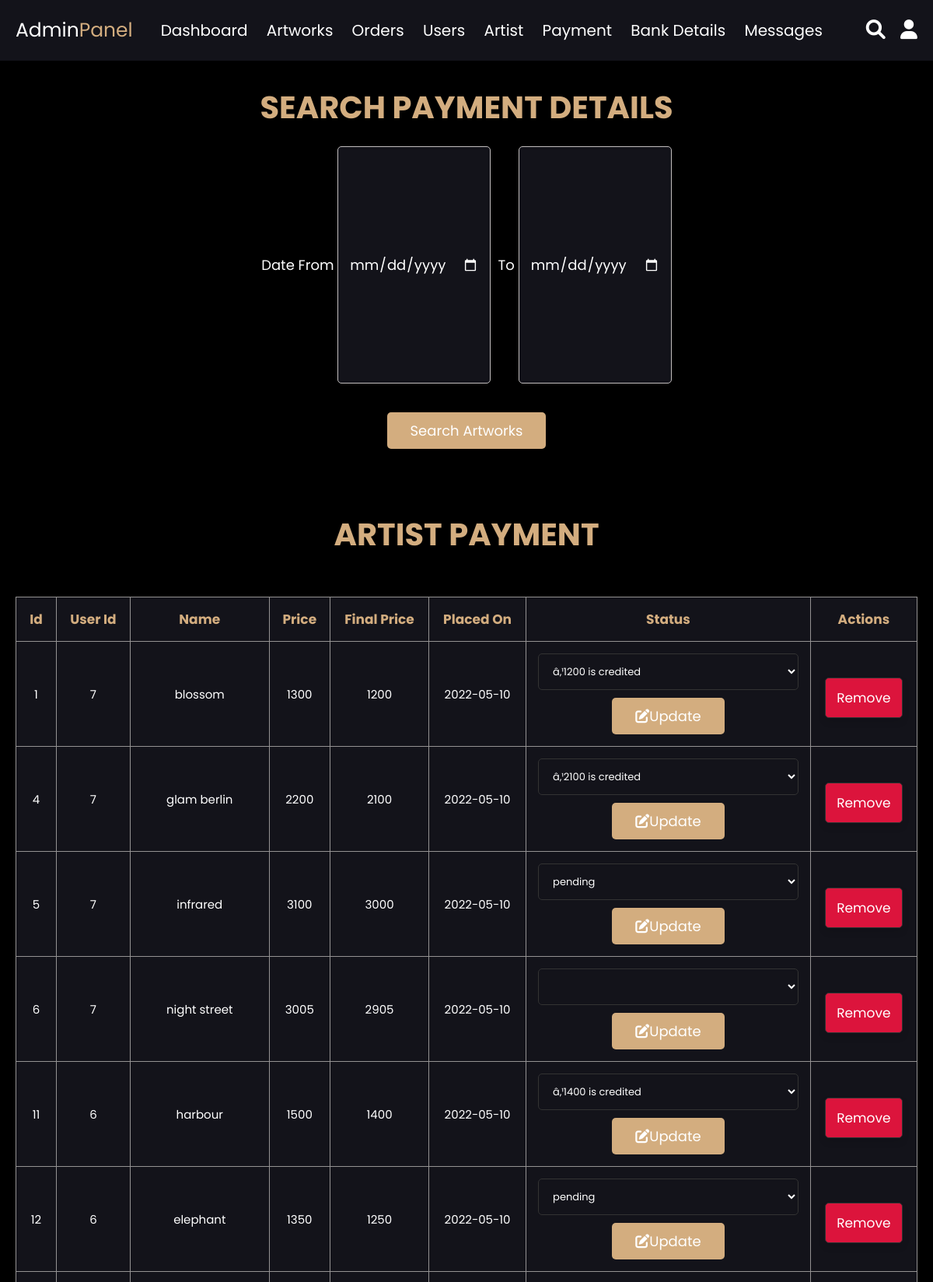
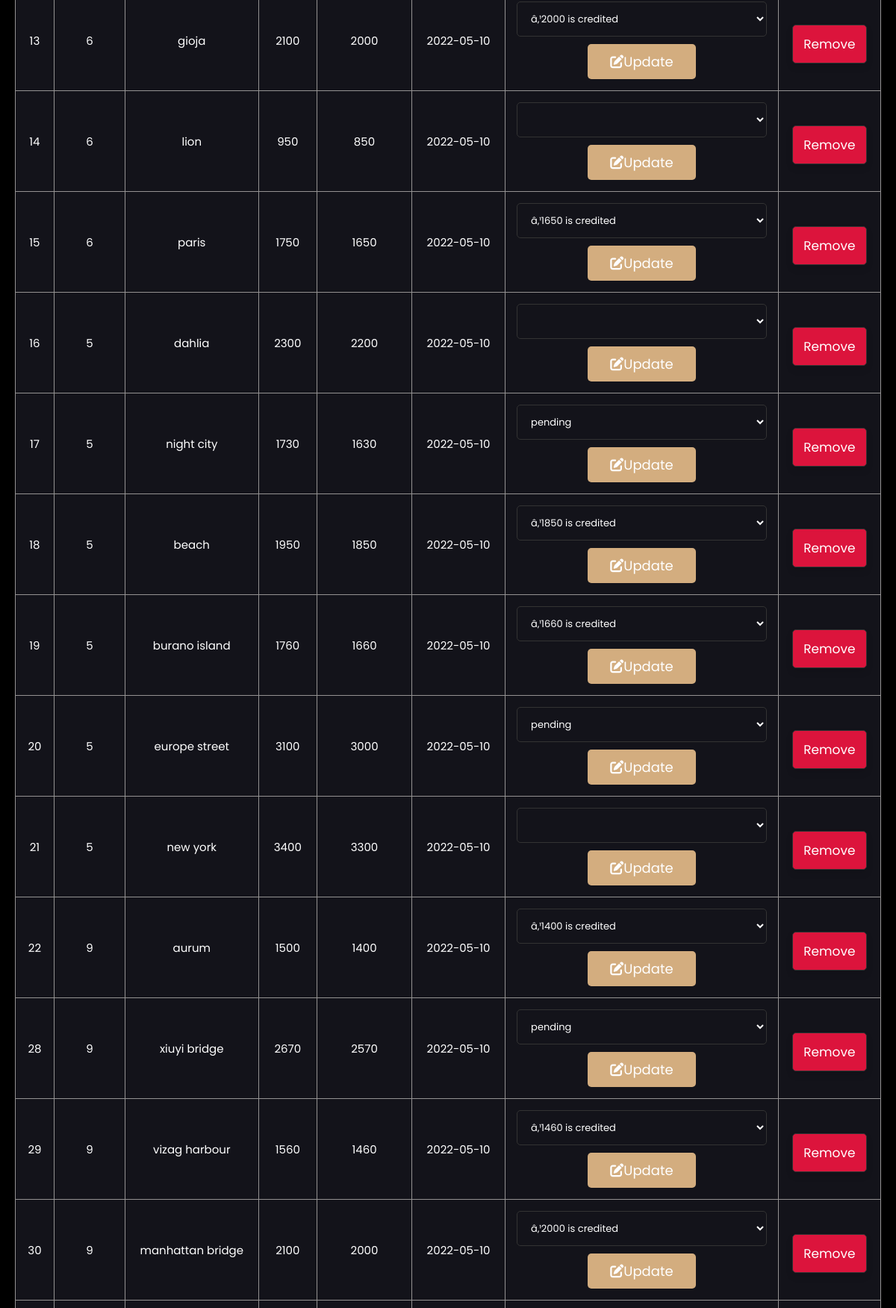
/admin_artist_payment.php (signed in, upper part), run on the app's committed database (2 pictures, top to bottom).
### tables this page shows
CREATE TABLE `artist_payment` (
  `id` int(100) NOT NULL,
  `user_id` int(100) NOT NULL,
  `name` varchar(30) NOT NULL,
  `final_price` int(100) NOT NULL,
  `status` varchar(100) NOT NULL,
  `placed_on` date NOT NULL
);

CREATE TABLE `products` (
  `id` int(100) NOT NULL,
  `user_id` int(100) NOT NULL,
  `name` varchar(50) NOT NULL,
  `artist_name` varchar(100) NOT NULL,
  `art_type` varchar(255) NOT NULL,
  `price` varchar(100) NOT NULL,
  `image` varchar(255) NOT NULL,
  `theme` varchar(255) NOT NULL,
  `length` int(100) NOT NULL,
  `breadth` int(100) NOT NULL,
  `description` varchar(100) NOT NULL,
  `placed_on` date NOT NULL
);

### admin_artist_payment.php (the view, shortened to what this page needs)
<?php
include 'connection.php';
?>
<html>
<head>
</head>
<body style="background-color: black">
<?php include 'admin_header.php'; ?>
<center>
<section id="remove" class="orders">
   <h1 class="title">Search payment details</h1>
   <form action="search_payment.php" method="post">
      <label>Date From <input type="date" name="startDate">&nbsp;</label>
      <label>To <input type="date" name = "endDate"><br><br></label>
      <input type="submit" name="search" class="btn" value="search artworks"><br><br><br>
   </form>
</center>
<h1 class="title"><span>artist payment</h1>
<section class="user-table">
   <table>
      <thead>
         <th>id</th>
         <th>user id</th>
         <th>name</th>
         <th>price</th>
         <th>final price</th>
         <th>placed on</th>
         <th>status</th>
         <th id="remove">actions</th>
      </thead>
      <tbody>
         <?php
            $res = mysqli_query($conn, "SELECT a.id,a.user_id,p.name,p.price,a.final_price,a.placed_on,a.status FROM artist_payment a INNER JOIN products p ON a.name=p.name") or die('query failed');
            if(mysqli_num_rows($res) > 0){
               while($row = mysqli_fetch_assoc($res)){
         ?>
         <tr>
            <td><?php echo $row['id']; ?></td>
            <td><?php echo $row['user_id']; ?></td>
            <td><?php echo $row['name']; ?></td>
            <td><?php echo $row['price']; ?></td>
            <td><?php echo $row['final_price']; ?></td>
            <td><?php echo $row['placed_on']; ?></td>
            <td>
            <form action="admin_artist_payment.php" method="post">
            <select name="update_payment">
               <option value="" selected disabled><?php echo $row['status']; ?></option>
               <option value="₹<?php echo $row['final_price']?> is credited">credited</option>
            </select>
            <button id="remove" type="submit" name="update" class="btn"><i class="fas fa-edit"></i>update<button>
               </form>
            </td>
            <td id="remove">
               <a id="remove" href="admin_artist_payment.php?delete=<?php echo $row['id']; ?>" class="btnn" onclick="return confirm('remove this payment?');"> remove</a>
            </td>
         </tr>
         <?php
            };
            }else{
               echo '<p class="empty">no payment yet!</p>';
            };
         ?>
      </tbody>
   </table>
</section>
</body>
</html>

### admin_css.css (style rules this page uses)
* { font-family: 'Poppins', sans-serif; margin:0; padding:0; box-sizing: border-box; outline: none; border:none; text-decoration: none; transition:all .2s linear; }
label { font-size:1.8rem; color:#fff; }
html { font-size: 62.5%; overflow-x: hidden; }
body { background-color: #13131a; }
section { padding:3rem 2rem; }
.title { text-align: center; margin-bottom: 2rem; text-transform: uppercase; color: #d3ad7f; font-size: 4rem; }
.user-table table { width: 100%; text-align: center; border:.1rem solid #949292; border-collapse: collapse; }
.user-table table thead th { padding:1.5rem; font-size: 5rem; background-color: #13131a; color:#d3ad7f; text-transform: capitalize; border:.1rem solid #949292; }
.user-table table td { padding:1.5rem; font-size: 2.5rem; color:#fff; background-color: #13131a; border:.1rem solid #949292; }
.btnn, .update-btn { margin-top: 1rem; display: inline-block; padding:.9rem 3rem; font-size: 1.7rem; color:#fff; text-transform: capitalize; background: #dc143c; cursor: pointer; border:.1rem solid #333; box-shadow: 0 .5rem 1rem rgba(0,0,0,.1); border-radius: .5rem; padding:1.2rem 1.4rem; }
.btn, .option-btn, .delete-btn, .white-btn { display: inline-block; margin-top: 1rem; padding:1rem 3rem; cursor: pointer; color:#fff; font-size: 1.8rem; border-radius: .5rem; text-transform: capitalize; }
.white-btn, .btn { background-color: #d3ad7f;; }
.user-table table td form select { border-radius: .5rem; width: 100%; background-color: #13131a; border:.1rem solid #333; padding:1.2rem 1.4rem; font-size: 1.3rem; color: #fff; }
.orders input[type="date"] { background-color:#13131a; color: #fff; width: 17%; height: 5%; border:.1rem solid rgb(194, 190, 190); box-shadow: 0 .5rem 1rem rgba(0,0,0,.1); border-radius: .5rem; padding:1.2rem 1.4rem; font-size: 1.8rem; }
.user-table table { width: 100%; text-align: center; }
.user-table table thead th { padding:1.5rem; font-size: 1.7rem; background-color: #13131a; color:#d3ad7f; text-transform: capitalize; }
.user-table table td { font-size: 1.5rem; color:#fff; background-color: #13131a; }

### css.css (style rules this page uses)
.orders input[type="date"] { background-color:#13131a; color: #fff; width: 17%; height: 5%; border:.1rem solid rgb(194, 190, 190); box-shadow: 0 .5rem 1rem rgba(0,0,0,.1); border-radius: .5rem; padding:1.2rem 1.4rem; font-size: 1.8rem; }
label { font-size:1.8rem; color:#fff; }

### data on the page
artist_payment: id "1", user "7", products.name "blossom", products.price "1300", final_price "1200", placed_on "2022-05-10", update_payment "â‚¹1200 is credited"
artist_payment: id "4", user "7", products.name "glam berlin", products.price "2200", final_price "2100", placed_on "2022-05-10", update_payment "â‚¹2100 is credited"
artist_payment: id "5", user "7", products.name "infrared", products.price "3100", final_price "3000", placed_on "2022-05-10", update_payment "pending"
artist_payment: id "6", user "7", products.name "night street", products.price "3005", final_price "2905", placed_on "2022-05-10"
artist_payment: id "11", user "6", products.name "harbour", products.price "1500", final_price "1400", placed_on "2022-05-10", update_payment "â‚¹1400 is credited"
artist_payment: id "12", user "6", products.name "elephant", products.price "1350", final_price "1250", placed_on "2022-05-10", update_payment "pending"
artist_payment: id "13", user "6", products.name "gioja", products.price "2100", final_price "2000", placed_on "2022-05-10", update_payment "â‚¹2000 is credited"
artist_payment: id "14", user "6", products.name "lion", products.price "950", final_price "850", placed_on "2022-05-10"
artist_payment: id "15", user "6", products.name "paris", products.price "1750", final_price "1650", placed_on "2022-05-10", update_payment "â‚¹1650 is credited"
artist_payment: id "16", user "5", products.name "dahlia", products.price "2300", final_price "2200", placed_on "2022-05-10"
artist_payment: id "17", user "5", products.name "night city", products.price "1730", final_price "1630", placed_on "2022-05-10", update_payment "pending"
artist_payment: id "18", user "5", products.name "beach", products.price "1950", final_price "1850", placed_on "2022-05-10", update_payment "â‚¹1850 is credited"
artist_payment: id "19", user "5", products.name "burano island", products.price "1760", final_price "1660", placed_on "2022-05-10", update_payment "â‚¹1660 is credited"
artist_payment: id "20", user "5", products.name "europe street", products.price "3100", final_price "3000", placed_on "2022-05-10", update_payment "pending"
artist_payment: id "21", user "5", products.name "new york", products.price "3400", final_price "3300", placed_on "2022-05-10"
artist_payment: id "22", user "9", products.name "aurum", products.price "1500", final_price "1400", placed_on "2022-05-10", update_payment "â‚¹1400 is credited"
artist_payment: id "28", user "9", products.name "xiuyi bridge", products.price "2670", final_price "2570", placed_on "2022-05-10", update_payment "pending"
artist_payment: id "29", user "9", products.name "vizag harbour", products.price "1560", final_price "1460", placed_on "2022-05-10", update_payment "â‚¹1460 is credited"
artist_payment: id "30", user "9", products.name "manhattan bridge", products.price "2100", final_price "2000", placed_on "2022-05-10", update_payment "â‚¹2000 is credited"
